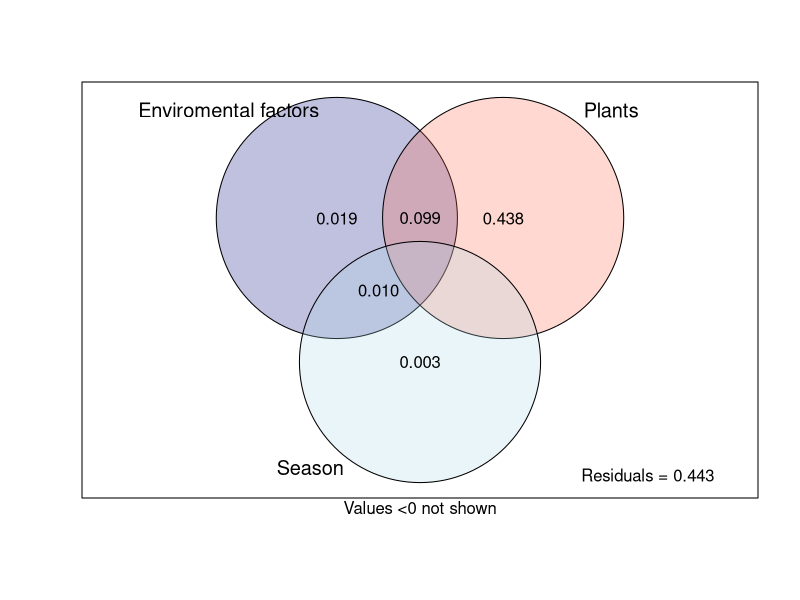

Generate this figure with R:
## ---- chunk 1
library(ggplot2)
library(dplyr)
library(vegan)
## ---- chunk 2
species=read.csv("data/RDA_species.csv", header=T, row.names=NULL, sep=",")
env=read.csv("data/RDA_environmetal_standart.csv", header=T, row.names=NULL, sep=",")
## ---- chunk 3
species_1 <- select(species, -site)
env_1 <- select(env, -site)
## ---- chunk 4
species.hel <- decostand(species_1, method = "hellinger")
## ---- chunk 5
partial_rda_all = rda(species.hel ~., data= env_1, scale=F)
partial_rda_env = rda(species.hel ~ temperature + oxygen + pH + conductivity, 
                      data= env_1, scale=F)
partial_rda_phy = rda(species.hel ~ plants + land_use + margin, 
                      data= env_1, scale=F)
partial_rda_season = rda(species.hel ~ season, data= env_1, scale=F)

## ---- chunk 6
RsquareAdj (partial_rda_all)
RsquareAdj (partial_rda_env)
RsquareAdj(partial_rda_phy)
RsquareAdj(partial_rda_season)
## ---- chunk 7
varp <- varpart(species.hel, ~ temperature + oxygen + pH + conductivity, 
                ~ plants + land_use + margin, ~season, data = env_1)
varp
## ---- chunk 8
plot(varp, digits = 2, Xnames = c('Enviromental factors', 'Plants', "Season"), 
     bg = c('navy', 'tomato', "lightblue"))

## Show values for all partitions by putting 'cutoff' low enough:
#plot(varp, cutoff = -Inf, cex = 0.7, bg=2:5)
## ---- chunk 9

# significance of partition from Environment (physicochemical variables)
anova(rda(species.hel ~ temperature + oxygen + pH + conductivity + 
          Condition(plants + land_use + margin) +  
          Condition(season), data=env_1))

# Significance of partition from Physical characteristics
anova(rda(species.hel ~ plants + land_use + margin +
          Condition(temperature + oxygen + pH + conductivity) +  
          Condition(season), data=env_1))

# Significance of partition from Season
anova(rda(species.hel ~ season +
          Condition(plants + land_use + margin) +
          Condition(temperature + oxygen + pH + conductivity), 
          data=env_1))

